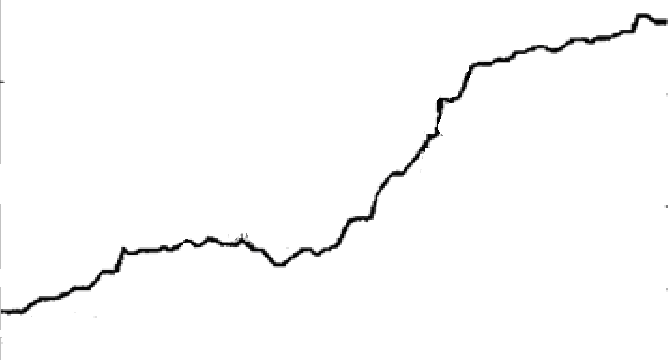
%> input picture tp3.png, 668 x 360 px
$ octave bzcf.m   (GNU Octave 9; MATLAB toolbox functions it lacks are replaced by stand-ins)
%> lines starting %> are read from the running program, lines starting %| are printed output that depends on the picture
%% 厨房
clc;clear
out_tp=[]%温度
out_ma=[]%烟雾
out_co=[]%co
hold on;
%% 厨房-温度
% 温度
clc;clear II I x y i j out temp
II=imread('tp3.png');
%> II is the input picture: size 360x668x3 uint8; mean R, G, B 251.1, 251.1, 251.1
I=II(:,:,1);
[x y]=size(I);
%> x = 360; y = 668
for j=1:y
    for i=1:x
        if I(i,j)<100
            I(i,j)=0;
        end
    end
end
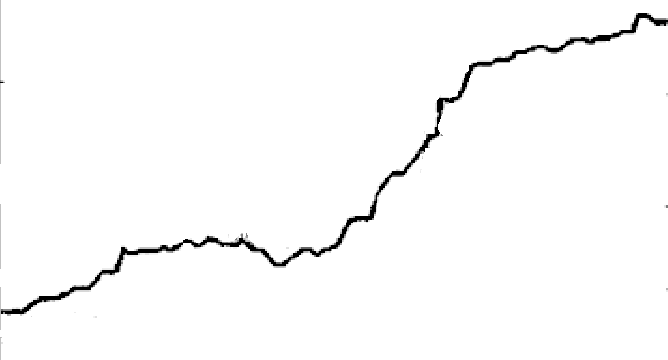
%> I: size 360x668 uint8; min 0, max 255, mean 250.8
% imshow(I);
out=zeros(1,y);
for j=1:y
    for i=1:x
        if I(i,j)<200
            out(j)=i;
            continue;
        end
    end
end
%> after the loop, out = 668 values, max 360 at index 1, min 18 at index 640, mean 183.8
% hold on
% plot(out,'r');
temp=out(50);
%> temp = 302
for i=1:y
    out(i)=100-out(i)+temp;
end
%> after the loop, out = 668 values, max 384 at index 640, min 42 at index 1, mean 218.2
plot(out,'r');
ylim([0 300])
out_tp=out;
%> out_tp has the same summary as out
%% 厨房-烟雾
% 延误
clc;clear II I x y i j out temp
II=imread('ma3.png');
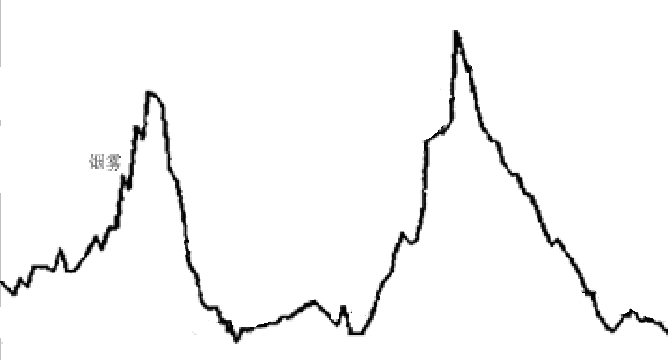
%> input picture ma3.png, 668 x 360 px
%> II is the input picture: size 360x668x3 uint8; mean R, G, B 247.8, 247.8, 247.8
I=II(:,:,1);
[x y]=size(I);
for j=1:y
    for i=1:x
        if I(i,j)<100
            I(i,j)=0;
        end
    end
end
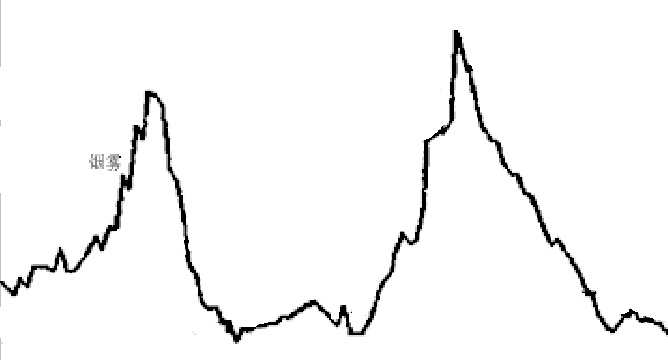
%> I: size 360x668 uint8; min 0, max 255, mean 247.2
% imshow(I);
out=zeros(1,y);
for j=1:y
    for i=1:x
        if I(i,j)<200
            out(j)=i;
            continue;
        end
    end
end
%> after the loop, out = 668 values, max 360 at index 1, min 54 at index 459, mean 256.8
hold on
% plot(out,'r');
temp=out(50);
%> temp = 272
for i=1:y
    out(i)=55-out(i)+temp;
end
%> after the loop, out = 668 values, max 273 at index 459, min -33 at index 1, mean 70.19
plot(out,'b');
ylim([0 300])
out_ma=out;
%> out_ma has the same summary as out
%% 厨房-CO
% CO
clc;clear II I x y i j out temp
II=imread('co3.png');
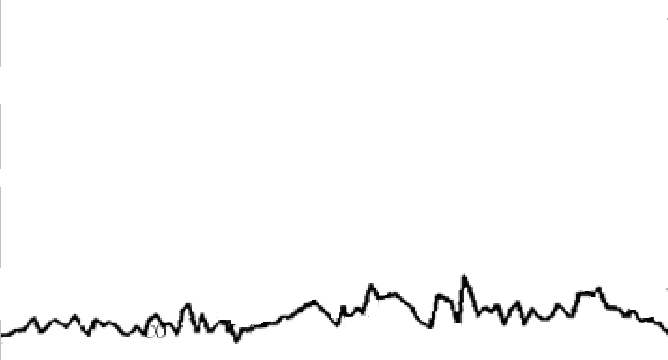
%> input picture co3.png, 668 x 360 px
%> II is the input picture: size 360x668x3 uint8; mean R, G, B 250.1, 250.1, 250.1
I=II(:,:,1);
[x y]=size(I);
for j=1:y
    for i=1:x
        if I(i,j)<100
            I(i,j)=0;
        end
    end
end
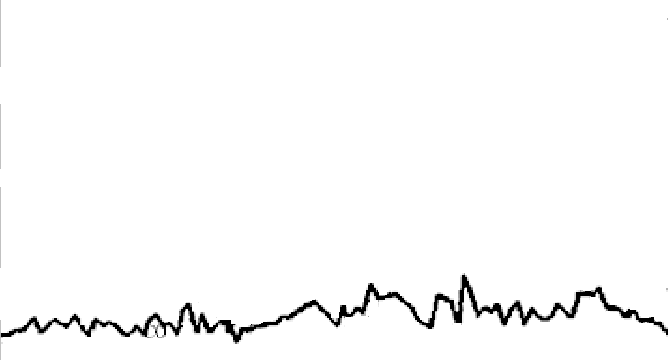
%> I: size 360x668 uint8; min 0, max 255, mean 249.7
% imshow(I);
out=zeros(1,y);
for j=1:y
    for i=1:x
        if I(i,j)<200
            out(j)=i;
            continue;
        end
    end
end
%> after the loop, out = 668 values, max 360 at index 1, min 288 at index 466, mean 320.9
hold on
% plot(out,'r');
temp=out(50);
%> temp = 329
for i=1:y
    out(i)=55-out(i)+temp;
end
%> after the loop, out = 668 values, max 96 at index 466, min 24 at index 1, mean 63.07
plot(out,'g');
ylim([0 300])
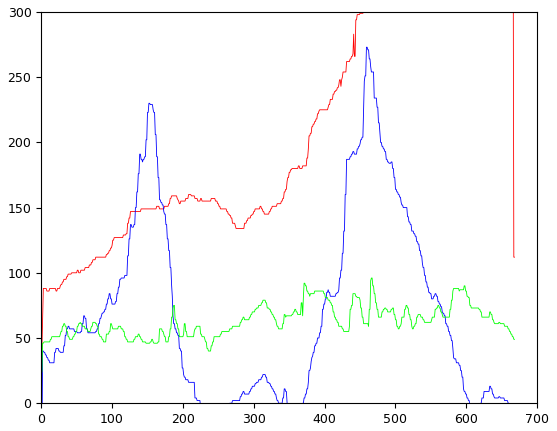
%> figure redrawn from the program's plot data; curve peaks at x = 640, y = 384, above the top of the axes; curve peaks at x = 459, y = 273; curve peaks at x = 466, y = 96
out_co=out;
%> out_co has the same summary as out
%% out
min=3;max=666;
tp=out_tp(min:max);
%> tp = 664 values, max 384 at index 638, min 86 at index 6, mean 219
ma=out_ma(min:max);
%> ma = 664 values, max 273 at index 457, min -17 at index 234, mean 70.63
co=out_co(min:max);
%> co = 664 values, max 96 at index 464, min 40 at index 234, mean 63.2
figure
hold on
plot(tp,'r');plot(ma,'b');plot(co,'g');
legend('温度','烟雾','CO');
title('厨房')
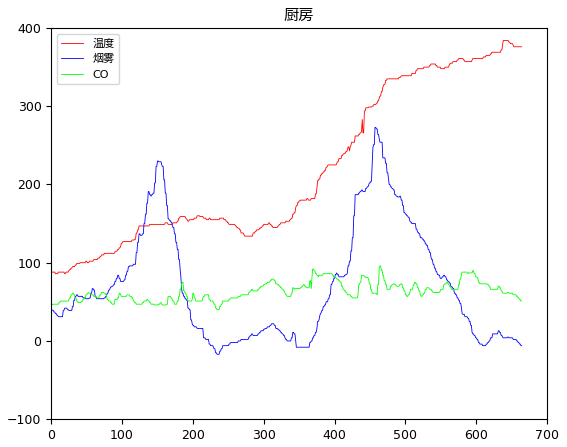
%> figure redrawn from the program's plot data; curve peaks at x = 638, y = 384; curve peaks at x = 457, y = 273; curve peaks at x = 464, y = 96
%% deal
%温度均值、方差
mean(tp)
%> ans = 219
sqrt(var(tp))
%> ans = 99.98
